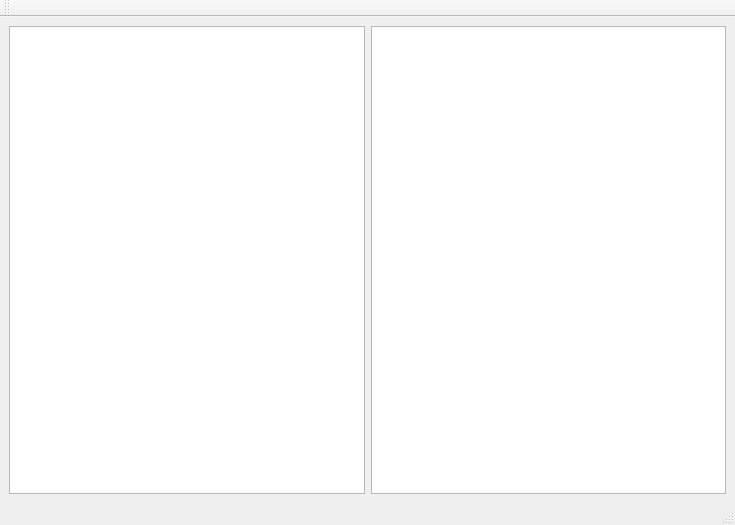
<?xml version="1.0" encoding="UTF-8"?>
<ui version="4.0">
 <class>MainWindow</class>
 <widget class="QMainWindow" name="MainWindow">
  <property name="geometry">
   <rect>
    <x>0</x>
    <y>0</y>
    <width>735</width>
    <height>525</height>
   </rect>
  </property>
  <property name="windowTitle">
   <string>MainWindow</string>
  </property>
  <widget class="QWidget" name="centralwidget">
   <layout class="QGridLayout" name="gridLayout_4">
    <item row="0" column="0">
     <widget class="QPlainTextEdit" name="fileContentEdit"/>
    </item>
    <item row="0" column="1">
     <widget class="QPlainTextEdit" name="parsedResultsEdit"/>
    </item>
   </layout>
  </widget>
  <widget class="QStatusBar" name="statusbar"/>
  <widget class="QToolBar" name="toolBar">
   <property name="windowTitle">
    <string>toolBar</string>
   </property>
   <attribute name="toolBarArea">
    <enum>TopToolBarArea</enum>
   </attribute>
   <attribute name="toolBarBreak">
    <bool>false</bool>
   </attribute>
  </widget>
 </widget>
 <resources/>
 <connections/>
</ui>
